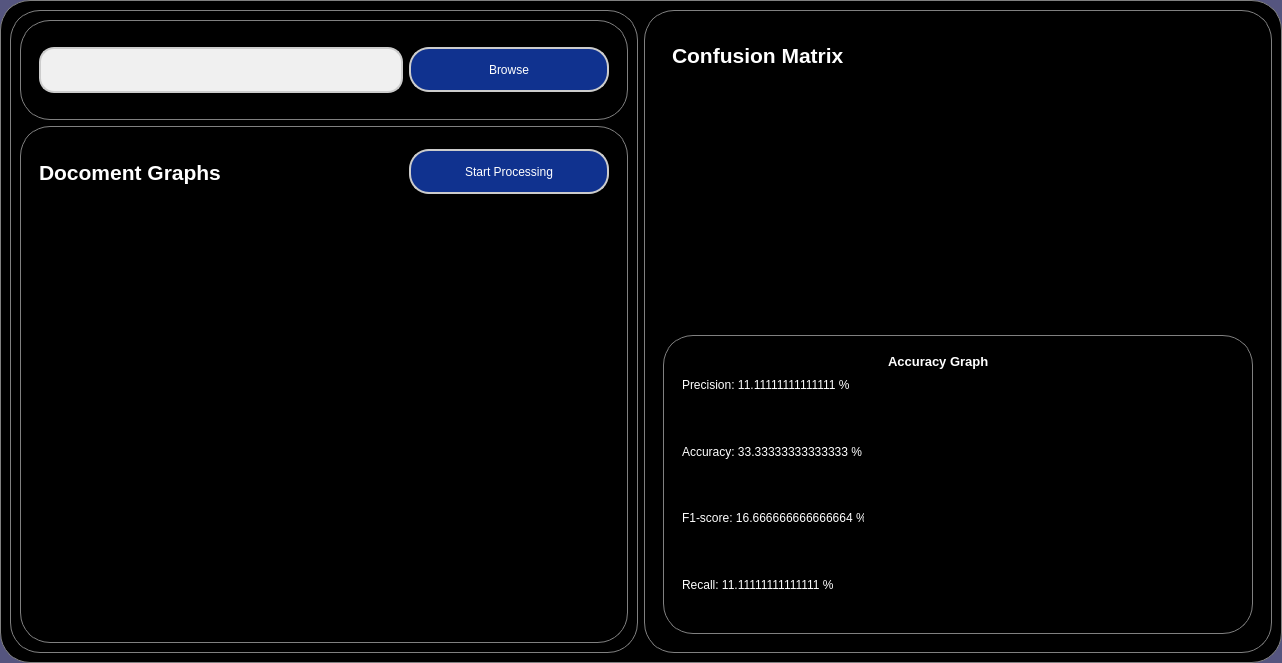
<?xml version="1.0" encoding="UTF-8"?>
<ui version="4.0">
 <class>MainWindow</class>
 <widget class="QMainWindow" name="MainWindow">
  <property name="geometry">
   <rect>
    <x>0</x>
    <y>0</y>
    <width>1282</width>
    <height>663</height>
   </rect>
  </property>
  <property name="minimumSize">
   <size>
    <width>0</width>
    <height>0</height>
   </size>
  </property>
  <property name="maximumSize">
   <size>
    <width>16777215</width>
    <height>16777215</height>
   </size>
  </property>
  <property name="windowTitle">
   <string>MainWindow</string>
  </property>
  <property name="styleSheet">
   <string notr="true">background-color: rgb(85, 85, 127);



</string>
  </property>
  <widget class="QWidget" name="centralwidget">
   <property name="styleSheet">
    <string notr="true">QFrame {
    
    border-radius: 30px;
	background-color:black;
    border: 1px solid grey;
}
</string>
   </property>
   <layout class="QGridLayout" name="gridLayout">
    <property name="leftMargin">
     <number>0</number>
    </property>
    <property name="topMargin">
     <number>0</number>
    </property>
    <property name="rightMargin">
     <number>0</number>
    </property>
    <property name="bottomMargin">
     <number>0</number>
    </property>
    <property name="spacing">
     <number>0</number>
    </property>
    <item row="0" column="0">
     <widget class="QFrame" name="frame">
      <property name="frameShape">
       <enum>QFrame::StyledPanel</enum>
      </property>
      <property name="frameShadow">
       <enum>QFrame::Raised</enum>
      </property>
      <layout class="QHBoxLayout" name="horizontalLayout">
       <item>
        <widget class="QFrame" name="frame_2">
         <property name="maximumSize">
          <size>
           <width>1200</width>
           <height>16777215</height>
          </size>
         </property>
         <property name="frameShape">
          <enum>QFrame::StyledPanel</enum>
         </property>
         <property name="frameShadow">
          <enum>QFrame::Raised</enum>
         </property>
         <layout class="QVBoxLayout" name="verticalLayout">
          <item>
           <widget class="QFrame" name="frame_4">
            <property name="maximumSize">
             <size>
              <width>16777215</width>
              <height>100</height>
             </size>
            </property>
            <property name="frameShape">
             <enum>QFrame::StyledPanel</enum>
            </property>
            <property name="frameShadow">
             <enum>QFrame::Raised</enum>
            </property>
            <layout class="QHBoxLayout" name="horizontalLayout_2">
             <item>
              <widget class="QFrame" name="frame_8">
               <property name="maximumSize">
                <size>
                 <width>1200</width>
                 <height>16777215</height>
                </size>
               </property>
               <property name="styleSheet">
                <string notr="true">border:none</string>
               </property>
               <property name="frameShape">
                <enum>QFrame::StyledPanel</enum>
               </property>
               <property name="frameShadow">
                <enum>QFrame::Raised</enum>
               </property>
               <layout class="QHBoxLayout" name="horizontalLayout_3">
                <item>
                 <widget class="QLineEdit" name="lineEditShowfile">
                  <property name="minimumSize">
                   <size>
                    <width>35</width>
                    <height>0</height>
                   </size>
                  </property>
                  <property name="font">
                   <font>
                    <pointsize>15</pointsize>
                   </font>
                  </property>
                  <property name="styleSheet">
                   <string notr="true"> background-color: #f0f0f0; /* Background color */
    padding: 8px; /* Padding around the text */
    border-radius: 15px; /* Border radius */
    border: 2px solid #ccc; /* Border color */</string>
                  </property>
                  <property name="text">
                   <string/>
                  </property>
                 </widget>
                </item>
                <item>
                 <widget class="QPushButton" name="btnLoadFile">
                  <property name="minimumSize">
                   <size>
                    <width>200</width>
                    <height>45</height>
                   </size>
                  </property>
                  <property name="maximumSize">
                   <size>
                    <width>0</width>
                    <height>16777215</height>
                   </size>
                  </property>
                  <property name="styleSheet">
                   <string notr="true">QPushButton {
    padding: 8px 16px; /* Padding around the text */
    border-radius: 20px; /* Border radius */
    border: 2px solid #ccc; /* Border color */
    background-color: rgb(16, 50, 143);
    color: rgb(255, 255, 255); /* Text color */
    background-image: url(:/icons/file_select_icons.png);
}

QPushButton:hover {
    background-color: rgb(0, 0, 127); /* Brighter background color on hover */
    color: rgb(255, 255, 255); /* Text color on hover */
}
</string>
                  </property>
                  <property name="text">
                   <string>Browse</string>
                  </property>
                 </widget>
                </item>
               </layout>
              </widget>
             </item>
            </layout>
           </widget>
          </item>
          <item>
           <widget class="QFrame" name="frame_5">
            <property name="frameShape">
             <enum>QFrame::StyledPanel</enum>
            </property>
            <property name="frameShadow">
             <enum>QFrame::Raised</enum>
            </property>
            <layout class="QVBoxLayout" name="verticalLayout_3">
             <item>
              <widget class="QFrame" name="frame_9">
               <property name="minimumSize">
                <size>
                 <width>0</width>
                 <height>0</height>
                </size>
               </property>
               <property name="maximumSize">
                <size>
                 <width>16777215</width>
                 <height>72</height>
                </size>
               </property>
               <property name="styleSheet">
                <string notr="true">border:none</string>
               </property>
               <property name="frameShape">
                <enum>QFrame::StyledPanel</enum>
               </property>
               <property name="frameShadow">
                <enum>QFrame::Raised</enum>
               </property>
               <layout class="QHBoxLayout" name="horizontalLayout_5">
                <item>
                 <widget class="QLabel" name="label">
                  <property name="minimumSize">
                   <size>
                    <width>0</width>
                    <height>9</height>
                   </size>
                  </property>
                  <property name="maximumSize">
                   <size>
                    <width>16777215</width>
                    <height>104</height>
                   </size>
                  </property>
                  <property name="font">
                   <font>
                    <pointsize>16</pointsize>
                    <weight>75</weight>
                    <bold>true</bold>
                   </font>
                  </property>
                  <property name="styleSheet">
                   <string notr="true">color: rgb(255, 255, 255);</string>
                  </property>
                  <property name="text">
                   <string>Docoment Graphs</string>
                  </property>
                 </widget>
                </item>
                <item>
                 <widget class="QPushButton" name="pushButton">
                  <property name="minimumSize">
                   <size>
                    <width>200</width>
                    <height>45</height>
                   </size>
                  </property>
                  <property name="maximumSize">
                   <size>
                    <width>169</width>
                    <height>16777215</height>
                   </size>
                  </property>
                  <property name="styleSheet">
                   <string notr="true">QPushButton {
    padding: 8px 16px; /* Padding around the text */
    border-radius: 20px; /* Border radius */
    border: 2px solid #ccc; /* Border color */
    background-color: rgb(16, 50, 143);
    color: rgb(255, 255, 255); /* Text color */
    background-image: url(:/icons/file_select_icons.png);
}

QPushButton:hover {
    background-color: rgb(0, 0, 127); /* Brighter background color on hover */
    color: rgb(255, 255, 255); /* Text color on hover */
}
</string>
                  </property>
                  <property name="text">
                   <string>Start Processing</string>
                  </property>
                 </widget>
                </item>
               </layout>
              </widget>
             </item>
             <item>
              <widget class="QFrame" name="webfram">
               <property name="styleSheet">
                <string notr="true">border:none</string>
               </property>
               <property name="frameShape">
                <enum>QFrame::StyledPanel</enum>
               </property>
               <property name="frameShadow">
                <enum>QFrame::Raised</enum>
               </property>
               <layout class="QGridLayout" name="gridLayout_2"/>
              </widget>
             </item>
            </layout>
           </widget>
          </item>
         </layout>
        </widget>
       </item>
       <item>
        <widget class="QFrame" name="frame_3">
         <property name="minimumSize">
          <size>
           <width>457</width>
           <height>0</height>
          </size>
         </property>
         <property name="maximumSize">
          <size>
           <width>700</width>
           <height>16777215</height>
          </size>
         </property>
         <property name="frameShape">
          <enum>QFrame::StyledPanel</enum>
         </property>
         <property name="frameShadow">
          <enum>QFrame::Raised</enum>
         </property>
         <layout class="QVBoxLayout" name="verticalLayout_2">
          <item>
           <widget class="QFrame" name="frame_6">
            <property name="styleSheet">
             <string notr="true">border:none</string>
            </property>
            <property name="frameShape">
             <enum>QFrame::StyledPanel</enum>
            </property>
            <property name="frameShadow">
             <enum>QFrame::Raised</enum>
            </property>
            <layout class="QVBoxLayout" name="verticalLayout_5">
             <item>
              <widget class="QFrame" name="frame_14">
               <property name="minimumSize">
                <size>
                 <width>0</width>
                 <height>292</height>
                </size>
               </property>
               <property name="maximumSize">
                <size>
                 <width>1000</width>
                 <height>16777215</height>
                </size>
               </property>
               <property name="frameShape">
                <enum>QFrame::StyledPanel</enum>
               </property>
               <property name="frameShadow">
                <enum>QFrame::Raised</enum>
               </property>
               <layout class="QVBoxLayout" name="verticalLayout_7">
                <item>
                 <widget class="QLabel" name="label_2">
                  <property name="minimumSize">
                   <size>
                    <width>0</width>
                    <height>35</height>
                   </size>
                  </property>
                  <property name="maximumSize">
                   <size>
                    <width>16777215</width>
                    <height>62</height>
                   </size>
                  </property>
                  <property name="font">
                   <font>
                    <pointsize>16</pointsize>
                    <weight>75</weight>
                    <bold>true</bold>
                   </font>
                  </property>
                  <property name="styleSheet">
                   <string notr="true">color: rgb(255, 255, 255);
border:none</string>
                  </property>
                  <property name="text">
                   <string>Confusion Matrix</string>
                  </property>
                 </widget>
                </item>
                <item>
                 <widget class="QGraphicsView" name="graphicsView_for_matrix">
                  <property name="styleSheet">
                   <string notr="true">border-image: url(:/newPrefix/icons/name_showmatrix.jpeg);</string>
                  </property>
                 </widget>
                </item>
               </layout>
              </widget>
             </item>
             <item>
              <widget class="QFrame" name="frame_7">
               <property name="styleSheet">
                <string notr="true">   border-radius: 30px;
    border: 1px solid grey;</string>
               </property>
               <property name="frameShape">
                <enum>QFrame::StyledPanel</enum>
               </property>
               <property name="frameShadow">
                <enum>QFrame::Raised</enum>
               </property>
               <layout class="QHBoxLayout" name="horizontalLayout_4">
                <item>
                 <widget class="QFrame" name="frame_11">
                  <property name="minimumSize">
                   <size>
                    <width>175</width>
                    <height>0</height>
                   </size>
                  </property>
                  <property name="maximumSize">
                   <size>
                    <width>200</width>
                    <height>16777215</height>
                   </size>
                  </property>
                  <property name="styleSheet">
                   <string notr="true">border:none</string>
                  </property>
                  <property name="frameShape">
                   <enum>QFrame::StyledPanel</enum>
                  </property>
                  <property name="frameShadow">
                   <enum>QFrame::Raised</enum>
                  </property>
                  <layout class="QVBoxLayout" name="verticalLayout_6">
                   <item>
                    <widget class="QLabel" name="PrecisionLabel">
                     <property name="styleSheet">
                      <string notr="true">border:none;
color: rgb(255, 255, 255);</string>
                     </property>
                     <property name="text">
                      <string>Precision: 11.11111111111111 %</string>
                     </property>
                    </widget>
                   </item>
                   <item>
                    <widget class="QLabel" name="AccuracyLabel">
                     <property name="styleSheet">
                      <string notr="true">border:none;
color: rgb(255, 255, 255);</string>
                     </property>
                     <property name="text">
                      <string>Accuracy: 33.33333333333333 %</string>
                     </property>
                    </widget>
                   </item>
                   <item>
                    <widget class="QLabel" name="F1ScoreLabel">
                     <property name="styleSheet">
                      <string notr="true">border:none;
color: rgb(255, 255, 255);</string>
                     </property>
                     <property name="text">
                      <string>F1-score: 16.666666666666664 %</string>
                     </property>
                    </widget>
                   </item>
                   <item>
                    <widget class="QLabel" name="RecallLabel">
                     <property name="styleSheet">
                      <string notr="true">border:none;
color: rgb(255, 255, 255);</string>
                     </property>
                     <property name="text">
                      <string>Recall: 11.11111111111111 %</string>
                     </property>
                    </widget>
                   </item>
                  </layout>
                 </widget>
                </item>
                <item>
                 <widget class="QFrame" name="frame_12">
                  <property name="minimumSize">
                   <size>
                    <width>10</width>
                    <height>0</height>
                   </size>
                  </property>
                  <property name="maximumSize">
                   <size>
                    <width>1000</width>
                    <height>16777215</height>
                   </size>
                  </property>
                  <property name="styleSheet">
                   <string notr="true">border:none</string>
                  </property>
                  <property name="frameShape">
                   <enum>QFrame::StyledPanel</enum>
                  </property>
                  <property name="frameShadow">
                   <enum>QFrame::Raised</enum>
                  </property>
                  <layout class="QVBoxLayout" name="verticalLayout_4">
                   <item>
                    <widget class="QLabel" name="label_8">
                     <property name="minimumSize">
                      <size>
                       <width>20</width>
                       <height>0</height>
                      </size>
                     </property>
                     <property name="maximumSize">
                      <size>
                       <width>16777215</width>
                       <height>49</height>
                      </size>
                     </property>
                     <property name="font">
                      <font>
                       <pointsize>10</pointsize>
                       <weight>75</weight>
                       <bold>true</bold>
                      </font>
                     </property>
                     <property name="styleSheet">
                      <string notr="true">color: rgb(255, 255, 255);
border:none</string>
                     </property>
                     <property name="text">
                      <string>Accuracy Graph</string>
                     </property>
                    </widget>
                   </item>
                   <item>
                    <widget class="QGraphicsView" name="graphicsView_for_accuracy">
                     <property name="styleSheet">
                      <string notr="true">border-image: url(:/newPrefix/icons/name_showmatrix.jpeg);</string>
                     </property>
                    </widget>
                   </item>
                  </layout>
                 </widget>
                </item>
               </layout>
              </widget>
             </item>
            </layout>
           </widget>
          </item>
         </layout>
        </widget>
       </item>
      </layout>
     </widget>
    </item>
   </layout>
  </widget>
 </widget>
 <resources>
  <include location="recources.qrc"/>
 </resources>
 <connections/>
</ui>
